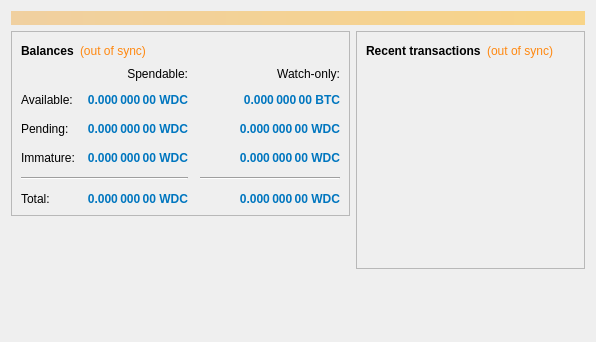
<?xml version="1.0" encoding="UTF-8"?>
<ui version="4.0">
 <class>OverviewPage</class>
 <widget class="QWidget" name="OverviewPage">
  <property name="geometry">
   <rect>
    <x>0</x>
    <y>0</y>
    <width>596</width>
    <height>342</height>
   </rect>
  </property>
  <property name="windowTitle">
   <string>Form</string>
  </property>
  <layout class="QVBoxLayout" name="topLayout">
   <item>
    <widget class="QLabel" name="labelAlerts">
     <property name="visible">
      <bool>false</bool>
     </property>
     <property name="styleSheet">
      <string notr="true">background-color: qlineargradient(x1: 0, y1: 0, x2: 1, y2: 0, stop:0 #F0D0A0, stop:1 #F8D488); color:#000000;</string>
     </property>
     <property name="wordWrap">
      <bool>true</bool>
     </property>
     <property name="margin">
      <number>3</number>
     </property>
    </widget>
   </item>
   <item>
    <layout class="QHBoxLayout" name="horizontalLayout" stretch="1,1">
     <item>
      <layout class="QVBoxLayout" name="verticalLayout_2">
       <item>
        <widget class="QFrame" name="frame">
         <property name="frameShape">
          <enum>QFrame::StyledPanel</enum>
         </property>
         <property name="frameShadow">
          <enum>QFrame::Raised</enum>
         </property>
         <layout class="QVBoxLayout" name="verticalLayout_4">
          <item>
           <layout class="QHBoxLayout" name="horizontalLayout_4">
            <item>
             <widget class="QLabel" name="label_5">
              <property name="font">
               <font>
                <weight>75</weight>
                <bold>true</bold>
               </font>
              </property>
              <property name="text">
               <string>Balances</string>
              </property>
             </widget>
            </item>
            <item>
             <widget class="QLabel" name="labelWalletStatus">
              <property name="cursor">
               <cursorShape>WhatsThisCursor</cursorShape>
              </property>
              <property name="toolTip">
               <string>The displayed information may be out of date. Your wallet automatically synchronizes with the Worldcoin network after a connection is established, but this process has not completed yet.</string>
              </property>
              <property name="styleSheet">
               <string notr="true">QLabel { color:rgb(255, 136, 16) ; }</string>
              </property>
              <property name="text">
               <string notr="true">(out of sync)</string>
              </property>
              <property name="alignment">
               <set>Qt::AlignLeading|Qt::AlignLeft|Qt::AlignVCenter</set>
              </property>
             </widget>
            </item>
            <item>
             <spacer name="horizontalSpacer_3">
              <property name="orientation">
               <enum>Qt::Horizontal</enum>
              </property>
              <property name="sizeHint" stdset="0">
               <size>
                <width>40</width>
                <height>20</height>
               </size>
              </property>
             </spacer>
            </item>
           </layout>
          </item>
          <item>
           <layout class="QGridLayout" name="gridLayout">
            <property name="spacing">
             <number>12</number>
            </property>
            <item row="2" column="2">
             <widget class="QLabel" name="labelWatchPending">
              <property name="font">
               <font>
                <weight>75</weight>
                <bold>true</bold>
               </font>
              </property>
              <property name="cursor">
               <cursorShape>IBeamCursor</cursorShape>
              </property>
              <property name="toolTip">
               <string>Unconfirmed transactions to watch-only addresses</string>
              </property>
              <property name="styleSheet">
               <string notr="true">color: rgb(0, 118, 191);</string>
              </property>
              <property name="text">
               <string notr="true">0.000 000 00 WDC</string>
              </property>
              <property name="alignment">
               <set>Qt::AlignRight|Qt::AlignTrailing|Qt::AlignVCenter</set>
              </property>
              <property name="textInteractionFlags">
               <set>Qt::LinksAccessibleByMouse|Qt::TextSelectableByKeyboard|Qt::TextSelectableByMouse</set>
              </property>
             </widget>
            </item>
            <item row="2" column="1">
             <widget class="QLabel" name="labelUnconfirmed">
              <property name="font">
               <font>
                <weight>75</weight>
                <bold>true</bold>
               </font>
              </property>
              <property name="cursor">
               <cursorShape>IBeamCursor</cursorShape>
              </property>
              <property name="toolTip">
               <string>Total of transactions that have yet to be confirmed, and do not yet count toward the spendable balance</string>
              </property>
              <property name="styleSheet">
               <string notr="true">color: rgb(0, 118, 191);</string>
              </property>
              <property name="text">
               <string notr="true">0.000 000 00 WDC</string>
              </property>
              <property name="alignment">
               <set>Qt::AlignRight|Qt::AlignTrailing|Qt::AlignVCenter</set>
              </property>
              <property name="textInteractionFlags">
               <set>Qt::LinksAccessibleByMouse|Qt::TextSelectableByKeyboard|Qt::TextSelectableByMouse</set>
              </property>
             </widget>
            </item>
            <item row="3" column="2">
             <widget class="QLabel" name="labelWatchImmature">
              <property name="font">
               <font>
                <weight>75</weight>
                <bold>true</bold>
               </font>
              </property>
              <property name="cursor">
               <cursorShape>IBeamCursor</cursorShape>
              </property>
              <property name="toolTip">
               <string>Mined balance in watch-only addresses that has not yet matured</string>
              </property>
              <property name="styleSheet">
               <string notr="true">color: rgb(0, 118, 191);</string>
              </property>
              <property name="text">
               <string notr="true">0.000 000 00 WDC</string>
              </property>
              <property name="alignment">
               <set>Qt::AlignRight|Qt::AlignTrailing|Qt::AlignVCenter</set>
              </property>
              <property name="textInteractionFlags">
               <set>Qt::LinksAccessibleByMouse|Qt::TextSelectableByKeyboard|Qt::TextSelectableByMouse</set>
              </property>
             </widget>
            </item>
            <item row="4" column="0" colspan="2">
             <widget class="Line" name="line">
              <property name="orientation">
               <enum>Qt::Horizontal</enum>
              </property>
             </widget>
            </item>
            <item row="4" column="2">
             <widget class="Line" name="lineWatchBalance">
              <property name="sizePolicy">
               <sizepolicy hsizetype="Preferred" vsizetype="Fixed">
                <horstretch>0</horstretch>
                <verstretch>0</verstretch>
               </sizepolicy>
              </property>
              <property name="minimumSize">
               <size>
                <width>140</width>
                <height>0</height>
               </size>
              </property>
              <property name="orientation">
               <enum>Qt::Horizontal</enum>
              </property>
             </widget>
            </item>
            <item row="5" column="0">
             <widget class="QLabel" name="labelTotalText">
              <property name="text">
               <string>Total:</string>
              </property>
             </widget>
            </item>
            <item row="3" column="1">
             <widget class="QLabel" name="labelImmature">
              <property name="font">
               <font>
                <weight>75</weight>
                <bold>true</bold>
               </font>
              </property>
              <property name="cursor">
               <cursorShape>IBeamCursor</cursorShape>
              </property>
              <property name="toolTip">
               <string>Mined balance that has not yet matured</string>
              </property>
              <property name="styleSheet">
               <string notr="true">color: rgb(0, 118, 191);</string>
              </property>
              <property name="text">
               <string notr="true">0.000 000 00 WDC</string>
              </property>
              <property name="alignment">
               <set>Qt::AlignRight|Qt::AlignTrailing|Qt::AlignVCenter</set>
              </property>
              <property name="textInteractionFlags">
               <set>Qt::LinksAccessibleByMouse|Qt::TextSelectableByKeyboard|Qt::TextSelectableByMouse</set>
              </property>
             </widget>
            </item>
            <item row="2" column="3">
             <spacer name="horizontalSpacer_2">
              <property name="orientation">
               <enum>Qt::Horizontal</enum>
              </property>
              <property name="sizeHint" stdset="0">
               <size>
                <width>40</width>
                <height>20</height>
               </size>
              </property>
             </spacer>
            </item>
            <item row="3" column="0">
             <widget class="QLabel" name="labelImmatureText">
              <property name="text">
               <string>Immature:</string>
              </property>
             </widget>
            </item>
            <item row="5" column="1">
             <widget class="QLabel" name="labelTotal">
              <property name="font">
               <font>
                <weight>75</weight>
                <bold>true</bold>
               </font>
              </property>
              <property name="cursor">
               <cursorShape>IBeamCursor</cursorShape>
              </property>
              <property name="toolTip">
               <string>Your current total balance</string>
              </property>
              <property name="styleSheet">
               <string notr="true">color: rgb(0, 118, 191);</string>
              </property>
              <property name="text">
               <string notr="true">0.000 000 00 WDC</string>
              </property>
              <property name="alignment">
               <set>Qt::AlignRight|Qt::AlignTrailing|Qt::AlignVCenter</set>
              </property>
              <property name="textInteractionFlags">
               <set>Qt::LinksAccessibleByMouse|Qt::TextSelectableByKeyboard|Qt::TextSelectableByMouse</set>
              </property>
             </widget>
            </item>
            <item row="5" column="2">
             <widget class="QLabel" name="labelWatchTotal">
              <property name="font">
               <font>
                <weight>75</weight>
                <bold>true</bold>
               </font>
              </property>
              <property name="cursor">
               <cursorShape>IBeamCursor</cursorShape>
              </property>
              <property name="toolTip">
               <string>Current total balance in watch-only addresses</string>
              </property>
              <property name="styleSheet">
               <string notr="true">color: rgb(0, 118, 191);</string>
              </property>
              <property name="text">
               <string notr="true">0.000 000 00 WDC</string>
              </property>
              <property name="alignment">
               <set>Qt::AlignRight|Qt::AlignTrailing|Qt::AlignVCenter</set>
              </property>
              <property name="textInteractionFlags">
               <set>Qt::LinksAccessibleByMouse|Qt::TextSelectableByKeyboard|Qt::TextSelectableByMouse</set>
              </property>
             </widget>
            </item>
            <item row="0" column="2">
             <widget class="QLabel" name="labelWatchonly">
              <property name="text">
               <string>Watch-only:</string>
              </property>
              <property name="alignment">
               <set>Qt::AlignRight|Qt::AlignTrailing|Qt::AlignVCenter</set>
              </property>
             </widget>
            </item>
            <item row="1" column="0">
             <widget class="QLabel" name="labelBalanceText">
              <property name="text">
               <string>Available:</string>
              </property>
             </widget>
            </item>
            <item row="1" column="1">
             <widget class="QLabel" name="labelBalance">
              <property name="font">
               <font>
                <weight>75</weight>
                <bold>true</bold>
               </font>
              </property>
              <property name="cursor">
               <cursorShape>IBeamCursor</cursorShape>
              </property>
              <property name="toolTip">
               <string>Your current spendable balance</string>
              </property>
              <property name="styleSheet">
               <string notr="true">color: rgb(0, 118, 191);</string>
              </property>
              <property name="text">
               <string notr="true">0.000 000 00 WDC</string>
              </property>
              <property name="alignment">
               <set>Qt::AlignRight|Qt::AlignTrailing|Qt::AlignVCenter</set>
              </property>
              <property name="textInteractionFlags">
               <set>Qt::LinksAccessibleByMouse|Qt::TextSelectableByKeyboard|Qt::TextSelectableByMouse</set>
              </property>
             </widget>
            </item>
            <item row="1" column="2">
             <widget class="QLabel" name="labelWatchAvailable">
              <property name="font">
               <font>
                <weight>75</weight>
                <bold>true</bold>
               </font>
              </property>
              <property name="cursor">
               <cursorShape>IBeamCursor</cursorShape>
              </property>
              <property name="toolTip">
               <string>Your current balance in watch-only addresses</string>
              </property>
              <property name="styleSheet">
               <string notr="true">color: rgb(0, 118, 191);</string>
              </property>
              <property name="text">
               <string notr="true">0.000 000 00 BTC</string>
              </property>
              <property name="alignment">
               <set>Qt::AlignRight|Qt::AlignTrailing|Qt::AlignVCenter</set>
              </property>
              <property name="textInteractionFlags">
               <set>Qt::LinksAccessibleByMouse|Qt::TextSelectableByKeyboard|Qt::TextSelectableByMouse</set>
              </property>
             </widget>
            </item>
            <item row="2" column="0">
             <widget class="QLabel" name="labelPendingText">
              <property name="text">
               <string>Pending:</string>
              </property>
             </widget>
            </item>
            <item row="0" column="1">
             <widget class="QLabel" name="labelSpendable">
              <property name="text">
               <string>Spendable:</string>
              </property>
              <property name="alignment">
               <set>Qt::AlignRight|Qt::AlignTrailing|Qt::AlignVCenter</set>
              </property>
             </widget>
            </item>
           </layout>
          </item>
         </layout>
        </widget>
       </item>
       <item>
        <spacer name="verticalSpacer">
         <property name="orientation">
          <enum>Qt::Vertical</enum>
         </property>
         <property name="sizeHint" stdset="0">
          <size>
           <width>20</width>
           <height>40</height>
          </size>
         </property>
        </spacer>
       </item>
      </layout>
     </item>
     <item>
      <layout class="QVBoxLayout" name="verticalLayout_3">
       <item>
        <widget class="QFrame" name="frame_2">
         <property name="frameShape">
          <enum>QFrame::StyledPanel</enum>
         </property>
         <property name="frameShadow">
          <enum>QFrame::Raised</enum>
         </property>
         <layout class="QVBoxLayout" name="verticalLayout">
          <item>
           <layout class="QHBoxLayout" name="horizontalLayout_2">
            <item>
             <widget class="QLabel" name="label_4">
              <property name="font">
               <font>
                <weight>75</weight>
                <bold>true</bold>
               </font>
              </property>
              <property name="text">
               <string>Recent transactions</string>
              </property>
             </widget>
            </item>
            <item>
             <widget class="QLabel" name="labelTransactionsStatus">
              <property name="cursor">
               <cursorShape>WhatsThisCursor</cursorShape>
              </property>
              <property name="toolTip">
               <string>The displayed information may be out of date. Your wallet automatically synchronizes with the Worldcoin network after a connection is established, but this process has not completed yet.</string>
              </property>
              <property name="styleSheet">
               <string notr="true">QLabel { color:rgb(255, 136, 16) ; }</string>
              </property>
              <property name="text">
               <string notr="true">(out of sync)</string>
              </property>
              <property name="alignment">
               <set>Qt::AlignRight|Qt::AlignTrailing|Qt::AlignVCenter</set>
              </property>
             </widget>
            </item>
            <item>
             <spacer name="horizontalSpacer">
              <property name="orientation">
               <enum>Qt::Horizontal</enum>
              </property>
              <property name="sizeHint" stdset="0">
               <size>
                <width>40</width>
                <height>20</height>
               </size>
              </property>
             </spacer>
            </item>
           </layout>
          </item>
          <item>
           <widget class="QListView" name="listTransactions">
            <property name="styleSheet">
             <string notr="true">QListView { background: transparent; }</string>
            </property>
            <property name="frameShape">
             <enum>QFrame::NoFrame</enum>
            </property>
            <property name="verticalScrollBarPolicy">
             <enum>Qt::ScrollBarAlwaysOff</enum>
            </property>
            <property name="horizontalScrollBarPolicy">
             <enum>Qt::ScrollBarAlwaysOff</enum>
            </property>
            <property name="selectionMode">
             <enum>QAbstractItemView::NoSelection</enum>
            </property>
           </widget>
          </item>
         </layout>
        </widget>
       </item>
       <item>
        <spacer name="verticalSpacer_2">
         <property name="orientation">
          <enum>Qt::Vertical</enum>
         </property>
         <property name="sizeHint" stdset="0">
          <size>
           <width>20</width>
           <height>40</height>
          </size>
         </property>
        </spacer>
       </item>
      </layout>
     </item>
    </layout>
   </item>
  </layout>
 </widget>
 <resources/>
 <connections/>
</ui>
